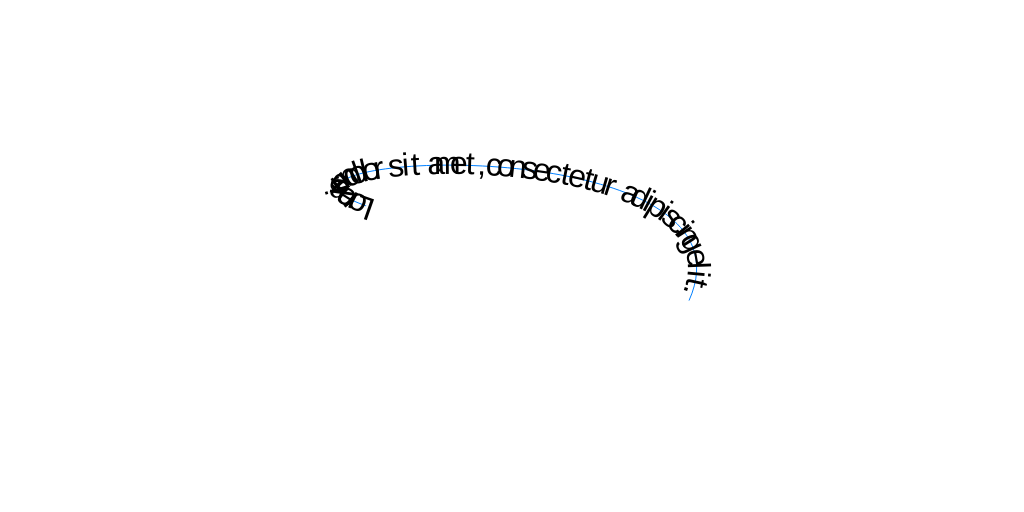
Frame 1 (no input)
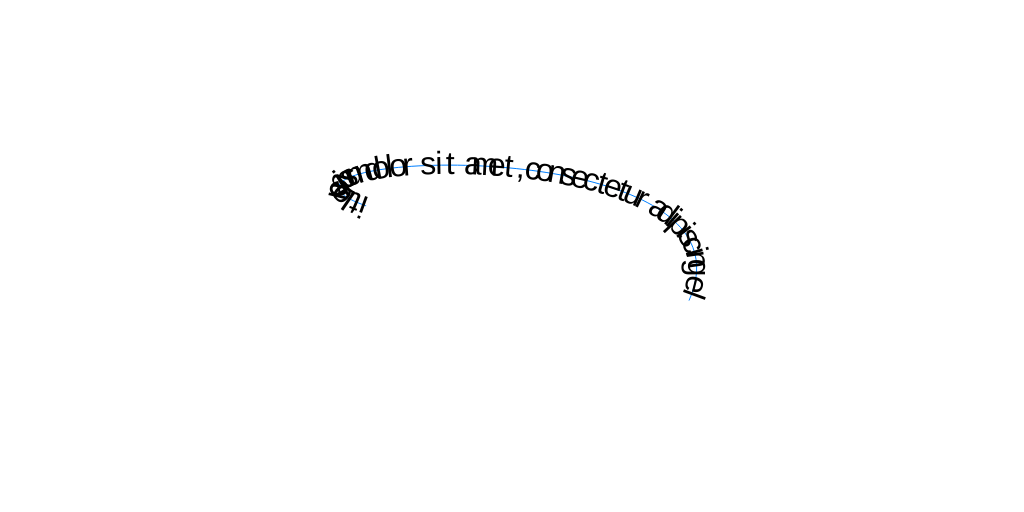
Frame 60 (no input)
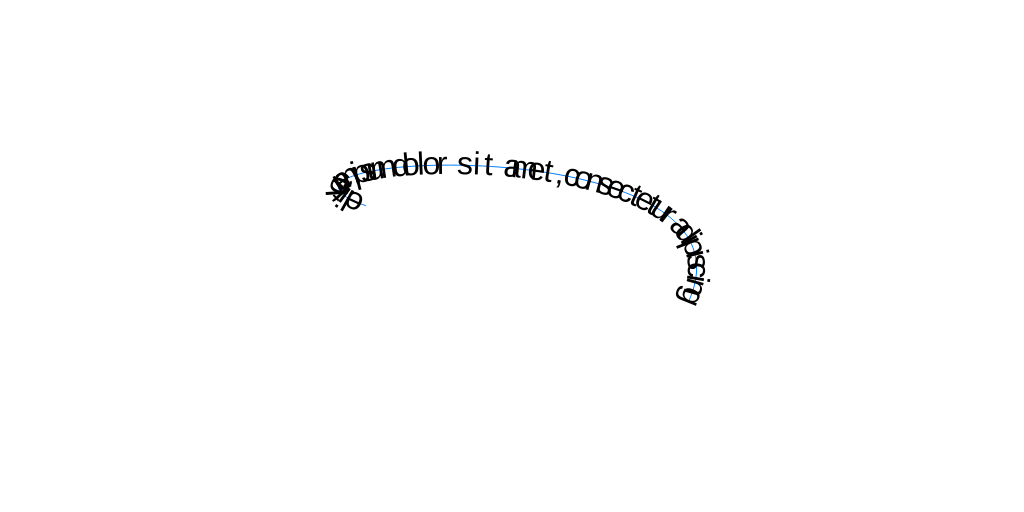
Frame 120 (the mouse pressed at the canvas centre since frame 60)

The p5.js sketch that drew these frames (run headless with seeded random() and noise() and a simulated clock; from frame 60 on, the mouse is pressed at the canvas centre):

// p5.js sketch
// ── sketch.js
// from https://discourse.processing.org/t/text-reveal-along-a-path/1705/8?u=michaelpaulukonis

var message = "Lorem ipsum dolor sit amet," +
  "consectetur adipiscing elit.";
var messageAsChars = message.split('')
var charCount = messageAsChars.length;
var charCountToStep = 1.0 / charCount

var ap0x, ap0y,
  cp0x, cp0y,
  cp1x, cp1y,
  ap1x, ap1y;

function setup() {
  createCanvas(1024, 512);
  smooth(8);
  randomizePoints();
  textSize(32);
  textAlign(CENTER, CENTER);
}

function draw() {
  background(255);
  noFill();
  stroke('#007fff');
  bezier(ap0x, ap0y,
    cp0x, cp0y,
    cp1x, cp1y,
    ap1x, ap1y);

  noStroke();
  fill('#000000');

  var step0 = frameCount * 0.001;

  for (var i = 0; i < charCount; ++i) {
    var step1 = i * charCountToStep;
    var step2 = (step0 + step1) % 1.0;

    var x = bezierPoint(ap0x, cp0x, cp1x, ap1x, step2);
    var y = bezierPoint(ap0y, cp0y, cp1y, ap1y, step2);

    var tanx = bezierTangent(ap0x, cp0x, cp1x, ap1x, step2);
    var tany = bezierTangent(ap0y, cp0y, cp1y, ap1y, step2);

    var angle = atan2(tany, tanx);

    push();
    translate(x, y);
    rotate(angle);
    text(messageAsChars[i], 0.0, 0.0);
    pop();
  }
}

function mouseReleased() {
  randomizePoints();
}

function randomizePoints() {
  var halfw = width * 0.5;
  var halfh = height * 0.5;
  ap0x = random(0.0, halfw);
  cp0x = random(0.0, width);
  cp1x = random(0.0, width);
  ap1x = random(halfw, width);

  ap0y = random(0.0, halfh);
  cp0y = random(0.0, height);
  cp1y = random(0.0, height);
  ap1y = random(halfh, height);
}
